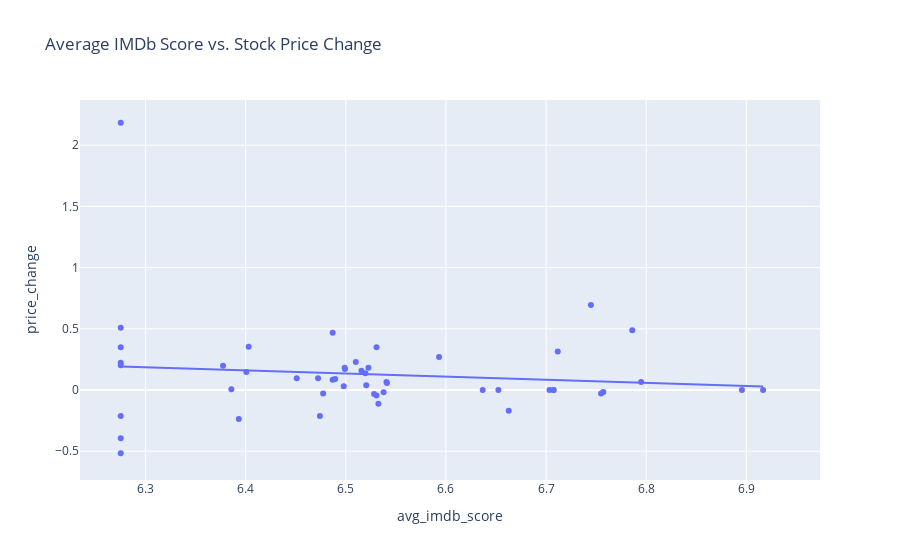

Notebook cell for this chart:
### Code cell
df_correlation["price_change"] = df_correlation["close"].pct_change()

fig = px.scatter(df_correlation, x='avg_imdb_score', y='price_change',
                 trendline="ols", title="Average IMDb Score vs. Stock Price Change")
fig.show()

### Figure 1 — Plotly figure (JSON) as saved in the notebook; plotly's stock layout.template omitted (floating-point values rounded to 4 significant figures)
{"data": [{"hovertemplate": "avg_imdb_score=%{x}<br>price_change=%{y}<extra></extra>", "legendgroup": "", "marker": {"color": "#636efa", "symbol": "circle"}, "mode": "markers", "name": "", "orientation": "v", "showlegend": false, "type": "scatter", "x": [6.933, null, null, null, 6.703, null, null, null, 6.707, null, null, null, 6.917, null, null, null, 6.757, null, null, null, 6.755, null, null, null, 6.637, 6.275, null, 6.275, 6.896, null, null, 6.275, 6.708, 6.275, 6.275, 6.275, 6.745, null, null, 6.275, 6.652, null, 6.786, 6.403, 6.795, 6.531, 6.275, 6.393, 6.712, 6.531, 6.377, 6.472, 6.663, 6.52, 6.538, 6.593, 6.516, 6.487, 6.52, 6.489, 6.499, 6.487, 6.451, 6.474, 6.51, 6.498, 6.533, 6.477, 6.401, 6.499, 6.523, 6.541, 6.386, 6.528, 6.541], "xaxis": "x", "y": [null, null, null, null, 0, 0, 0, -0.5491, 0, 0, 0, 1.195, 0, 0, 0, 0, -0.01663, 0, 0, 0.0003756, -0.02742, 0, 0, 0.1545, 0, 0.5092, 0, 0.223, 0, 0, 0, 2.183, 0, 0.3492, -0.5169, -0.3946, 0.6943, 0, 0, -0.2127, 0, 0.9739, 0.4873, 0.3533, 0.06653, -0.04567, 0.2021, -0.2362, 0.3152, 0.3498, 0.1974, 0.09693, -0.17, 0.03851, -0.01765, 0.2702, 0.1572, 0.08337, 0.1373, 0.09035, 0.1722, 0.4686, 0.09713, -0.2118, 0.2289, 0.03148, -0.1123, -0.02835, 0.1475, 0.1813, 0.1821, 0.05787, 0.007341, -0.03333, 0.06649], "yaxis": "y"}, {"hovertemplate": "<b>OLS trendline</b><br>price_change = -0.257293 * avg_imdb_score + 1.8078<br>R<sup>2</sup>=0.013659<br><br>avg_imdb_score=%{x}<br>price_change=%{y} <b>(trend)</b><extra></extra>", "legendgroup": "", "marker": {"color": "#636efa", "symbol": "circle"}, "mode": "lines", "name": "", "showlegend": false, "type": "scatter", "x": [6.275, 6.275, 6.275, 6.275, 6.275, 6.275, 6.275, 6.275, 6.377, 6.386, 6.393, 6.401, 6.403, 6.451, 6.472, 6.474, 6.477, 6.487, 6.487, 6.489, 6.498, 6.499, 6.499, 6.51, 6.516, 6.52, 6.52, 6.523, 6.528, 6.531, 6.531, 6.533, 6.538, 6.541, 6.541, 6.593, 6.637, 6.652, 6.663, 6.703, 6.707, 6.708, 6.712, 6.745, 6.755, 6.757, 6.786, 6.795, 6.896, 6.917], "xaxis": "x", "y": [0.1932, 0.1932, 0.1932, 0.1932, 0.1932, 0.1932, 0.1932, 0.1932, 0.1669, 0.1648, 0.1629, 0.1609, 0.1603, 0.148, 0.1425, 0.142, 0.1412, 0.1388, 0.1387, 0.1381, 0.1359, 0.1357, 0.1356, 0.1328, 0.1314, 0.1304, 0.1301, 0.1296, 0.1281, 0.1275, 0.1275, 0.127, 0.1257, 0.1249, 0.1248, 0.1114, 0.1002, 0.09618, 0.09353, 0.08305, 0.08202, 0.08199, 0.08093, 0.07241, 0.06981, 0.06923, 0.06179, 0.05952, 0.03362, 0.02819], "yaxis": "y"}], "layout": {"legend": {"tracegroupgap": 0}, "title": {"text": "Average IMDb Score vs. Stock Price Change"}, "xaxis": {"anchor": "y", "domain": [0, 1], "title": {"text": "avg_imdb_score"}}, "yaxis": {"anchor": "x", "domain": [0, 1], "title": {"text": "price_change"}}}}
